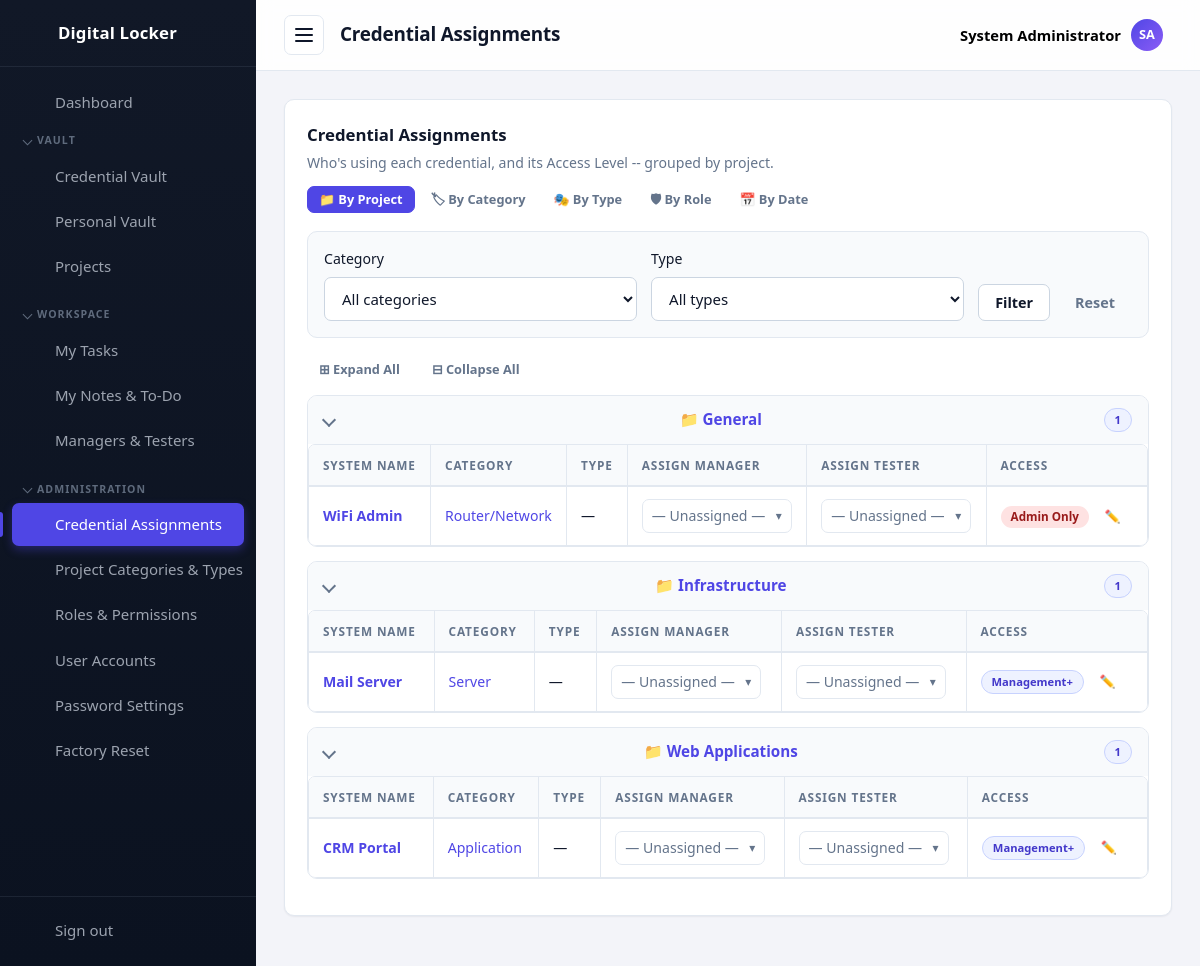
The app's page /passwords/assignments.php (signed in) with its own data.
### tables this page shows
CREATE TABLE settings (
  id          INT UNSIGNED AUTO_INCREMENT PRIMARY KEY,
  setting_key VARCHAR(60) NOT NULL UNIQUE,
  setting_value TEXT NULL
);

CREATE TABLE users (
  id            INT UNSIGNED AUTO_INCREMENT PRIMARY KEY,
  username      VARCHAR(50)  NOT NULL UNIQUE,
  email         VARCHAR(120) NOT NULL UNIQUE,
  full_name     VARCHAR(120) NOT NULL DEFAULT '',
  password_hash VARCHAR(255) NOT NULL,
  is_active     TINYINT(1)   NOT NULL DEFAULT 1,
  last_login    DATETIME     NULL,
  created_at    TIMESTAMP DEFAULT CURRENT_TIMESTAMP
);

CREATE TABLE passwords (
  id            INT UNSIGNED AUTO_INCREMENT PRIMARY KEY,
  title         VARCHAR(150) NOT NULL,
  category      VARCHAR(60)  NOT NULL DEFAULT '',
  username      VARCHAR(120) NOT NULL DEFAULT '',
  email         VARCHAR(120) NOT NULL DEFAULT '',
  phone         VARCHAR(40)  NOT NULL DEFAULT '',
  encrypted     TEXT         NOT NULL,
  url           VARCHAR(255) NOT NULL DEFAULT '',
  notes         TEXT,
  extra_info    TEXT,
  project_id    INT UNSIGNED NULL,
  assigned_to   INT UNSIGNED NULL,
  created_by    INT UNSIGNED NULL,
  created_at    TIMESTAMP DEFAULT CURRENT_TIMESTAMP,
  updated_at    TIMESTAMP DEFAULT CURRENT_TIMESTAMP ON UPDATE CURRENT_TIMESTAMP,
  CONSTRAINT fk_p_project  FOREIGN KEY (project_id)  REFERENCES projects(id) ON DELETE SET NULL,
  CONSTRAINT fk_p_assigned FOREIGN KEY (assigned_to) REFERENCES users(id)    ON DELETE SET NULL,
  CONSTRAINT fk_p_creator  FOREIGN KEY (created_by)  REFERENCES users(id)    ON DELETE SET NULL
);

CREATE TABLE projects (
  id          INT UNSIGNED AUTO_INCREMENT PRIMARY KEY,
  name        VARCHAR(100) NOT NULL UNIQUE,
  category    VARCHAR(60)  NOT NULL DEFAULT '',
  type        VARCHAR(60)  NOT NULL DEFAULT '',
  role        VARCHAR(80)  NOT NULL DEFAULT '',
  description VARCHAR(255) NOT NULL DEFAULT '',
  created_at  TIMESTAMP DEFAULT CURRENT_TIMESTAMP
);

### passwords/assignments.php (the view, shortened to what the rows shown need)
<?php
require_once __DIR__ . '/../includes/init.php';
$isAdmin = isAdministrator();
$pageTitle = 'Credential Assignments';
$managerUsers = [];
$testerUsers = [];
foreach (usersGroupedByRole() as $ug) {
    if ($ug['label'] === 'Managers') {
        $managerUsers = $ug['users'];
    } elseif ($ug['label'] === 'Testers') {
        $testerUsers = $ug['users'];
    }
}
$returnTo = BASE_URL . '/passwords/assignments.php';
$groupBy = in_array($_GET['group'] ?? '', ['category', 'type', 'role', 'date'], true) ? $_GET['group'] : 'project';
$filterCategory = trim($_GET['category'] ?? '');
$filterType     = trim($_GET['type'] ?? '');
$sql = 'SELECT p.id, p.title, p.category, p.project_id, p.created_at, pr.name AS project_name,
               GROUP_CONCAT(DISTINCT r.id, ":", r.name ORDER BY r.name SEPARATOR "||") AS role_pairs
          FROM passwords p
          LEFT JOIN projects pr ON pr.id = p.project_id
          LEFT JOIN password_roles pr2 ON pr2.password_id = p.id
          LEFT JOIN roles r ON r.id = pr2.role_id
         WHERE 1=1';
$params = [];
$sql .= ' GROUP BY p.id ORDER BY p.title ASC';
$stmt = $db->prepare($sql);
$stmt->execute($params);
$rows = $stmt->fetchAll();
$assigneesByPassword = [];
function assignmentGroupKeysFor(array $row, string $groupBy): array
{
    switch ($groupBy) {
        default:
            return [[$row['project_id'] ?: 0, $row['project_name'] ?: 'No project', '📁']];
    }
}
$groups = [];
foreach ($rows as $row) {
    foreach (assignmentGroupKeysFor($row, $groupBy) as [$key, $label, $icon]) {
        if (!isset($groups[$key])) {
            $groups[$key] = [
                'label'      => $label,
                'icon'       => $icon,
                'project_id' => $groupBy === 'project' ? $row['project_id'] : null,
                'rows'       => [],
            ];
        }
        $groups[$key]['rows'][] = $row;
    }
}
function renderAssigneeCell(int $passwordId, string $kind, array $candidates, array $current, bool $editable, string $returnTo): string
{
    $names = $current
        ? implode(', ', array_map(static fn ($c) => e($c['name']), $current))
        : '<span class="muted">— Unassigned —</span>';
    $currentIds = array_column($current, 'id');
    $html = '<details class="assignee-picker">'
          . '<summary class="assignee-picker__summary">' . $names . ' <span class="assignee-picker__caret">▾</span></summary>'
          . '<form method="post" action="update_assigned.php" class="assignee-picker__panel">'
          . csrf_field()
          . '<input type="hidden" name="id" value="' . $passwordId . '">'
          . '<input type="hidden" name="kind" value="' . e($kind) . '">'
          . '<input type="hidden" name="return_to" value="' . e($returnTo) . '">';
    foreach ($candidates as $u) {
        $uid = (int) $u['id'];
        $checked = in_array($uid, $currentIds, true) ? ' checked' : '';
        $html .= '<label class="assignee-picker__option"><input type="checkbox" name="user_ids[]" value="' . $uid . '"' . $checked . '> '
               . e($u['full_name'] ?: $u['username']) . '</label>';
    }
    $html .= '<button type="submit" class="btn btn--small">Save</button></form></details>';
    return $html;
}
require __DIR__ . '/../includes/header.php';
?>
<div class="card">
    <div class="card__header card__header--stack">
        <div>
            <h2 class="card__title">Credential Assignments</h2>
        </div>
    </div>
    <?php if (!$rows): ?>
        <p class="muted"><?= ($filterCategory !== '' || $filterType !== '') ? 'No credentials match your filters.' : 'No credentials yet.' ?></p>
    <?php else: ?>
        <?php foreach ($groups as $group): ?>
            <details class="vault-group" open>
                <summary class="vault-group__summary">
                    <span><?= e($group['icon']) ?> <?= $group['project_id'] ? '<a href="' . BASE_URL . '/projects/view.php?id=' . (int) $group['project_id'] . '">' . e($group['label']) . '</a>' : e($group['label']) ?></span>
                    <span class="badge badge--role"><?= count($group['rows']) ?></span>
                </summary>
                <div class="table-wrap">
                <table class="table">
                    <thead>
                        <tr>
                            <th>System Name</th>
                            <th><?= $groupBy === 'category' ? 'Project' : 'Category' ?></th>
                            <th>Type</th>
                            <th>Assign Manager</th>
                            <th>Assign Tester</th>
                            <th>Access</th>
                        </tr>
                    </thead>
                    <tbody>
                    <?php foreach ($group['rows'] as $row): ?>
                        <?php
                        $pid = (int) $row['id'];
                        $loginType = extractLoginRole($row['title']);
                        $hasLoginType = $loginType !== $row['title'];
                        $currentManagers = $assigneesByPassword[$pid]['manager'] ?? [];
                        $currentTesters  = $assigneesByPassword[$pid]['tester'] ?? [];
                        ?>
                        <tr>
                            <td><strong><a href="view.php?id=<?= $pid ?>"><?= e($row['title']) ?></a></strong></td>
                            <?php if ($groupBy === 'category'): ?>
                                <td><?= $row['project_id'] ? '<a href="' . BASE_URL . '/projects/view.php?id=' . (int) $row['project_id'] . '">' . e($row['project_name']) . '</a>' : '—' ?></td>
                            <?php else: ?>
                                <td><?= $row['category'] ? '<a href="index.php?category=' . urlencode($row['category']) . '">' . e($row['category']) . '</a>' : '—' ?></td>
                            <?php endif; ?>
                            <td><?= $hasLoginType ? '<span class="badge badge--role">' . e($loginType) . '</span>' : '—' ?></td>
                            <td><?= renderAssigneeCell($pid, 'manager', $managerUsers, $currentManagers, $isAdmin, $returnTo) ?></td>
                            <td><?= renderAssigneeCell($pid, 'tester', $testerUsers, $currentTesters, true, $returnTo) ?></td>
                            <td>
                                <?php if ($row['role_pairs']): ?>
                                    <?php foreach (explode('||', $row['role_pairs']) as $pair): ?>
                                        <?php [, $roleName] = explode(':', $pair, 2); ?>
                                        <span class="badge <?= $roleName === 'Administrator' ? 'badge--danger' : 'badge--role' ?>"><?= e(accessLabel($roleName)) ?></span>
                                    <?php endforeach; ?>
                                <?php else: ?>
                                    <span class="badge badge--success">All Staff</span>
                                <?php endif; ?>
                                <a class="btn btn--small btn--ghost" href="edit.php?id=<?= $pid ?>" title="Change Access Level">✏️</a>
                            </td>
                        </tr>
                    <?php endforeach; ?>
                    </tbody>
                </table>
                </div>
            </details>
        <?php endforeach; ?>
    <?php endif; ?>
</div>
<?php require __DIR__ . '/../includes/footer.php'; ?>

### includes/header.php (shortened to what the rows shown need)
<?php
require_once __DIR__ . '/init.php';
$currentUser = currentUser();
function navIcon(string $name): string
{
    $icons = [
        'dashboard' => '<path d="M3 3h8v8H3zM13 3h8v5h-8zM13 12h8v9h-8zM3 15h8v6H3z"/>',
        'passwords' => '<circle cx="8" cy="15" r="4"/><path d="M10.8 12.2L21 2M18 5l3 3M15.5 7.5l2 2"/>',
        'personal'  => '<circle cx="12" cy="8" r="4"/><path d="M4 21c0-4.4 3.6-7 8-7s8 2.6 8 7"/>',
        'export'    => '<path d="M12 3v12M8 11l4 4 4-4M4 17v3h16v-3"/>',
        'projects'  => '<path d="M3 7a2 2 0 0 1 2-2h4l2 2h8a2 2 0 0 1 2 2v9a2 2 0 0 1-2 2H5a2 2 0 0 1-2-2z"/>',
        'tasks'     => '<path d="M9 5H7a2 2 0 0 0-2 2v12a2 2 0 0 0 2 2h10a2 2 0 0 0 2-2V7a2 2 0 0 0-2-2h-2"/><rect x="9" y="3" width="6" height="4" rx="1"/><path d="M9 12l2 2 4-4"/>',
        'notes'     => '<path d="M6 3h9l5 5v13a1 1 0 0 1-1 1H6a1 1 0 0 1-1-1V4a1 1 0 0 1 1-1z"/><path d="M15 3v5h5M8 13h8M8 17h5"/>',
        'team'      => '<circle cx="9" cy="8" r="3.5"/><path d="M2.5 20c0-3.5 3-5.5 6.5-5.5s6.5 2 6.5 5.5M16 4.5a3.5 3.5 0 0 1 0 7M17.5 14.5c2.5.6 4 2.3 4 5.5"/>',
        'categories' => '<path d="M4 4h7v7H4zM13 4h7v7h-7zM4 13h7v7H4zM13 13h7v7h-7z"/>',
        'assignments' => '<circle cx="9" cy="7" r="4"/><path d="M2.5 21c0-4 3-6.5 6.5-6.5s6.5 2.5 6.5 6.5"/><path d="M17 8l2 2 4-4"/>',
        'roles'     => '<path d="M12 3l8 3v6c0 4.5-3.2 7.6-8 9-4.8-1.4-8-4.5-8-9V6z"/><path d="M9 12l2 2 4-4"/>',
        'users'     => '<circle cx="9" cy="8" r="3.5"/><path d="M2.5 20c0-3.5 3-5.5 6.5-5.5s6.5 2 6.5 5.5M16 4.5a3.5 3.5 0 0 1 0 7M17.5 14.5c2.5.6 4 2.3 4 5.5"/>',
        'settings'  => '<path d="M4 7h10M18 7h2M4 17h2M10 17h10"/><circle cx="16" cy="7" r="2.5"/><circle cx="8" cy="17" r="2.5"/>',
        'reset'     => '<path d="M3 12a9 9 0 1 1 3 6.7"/><path d="M3 21v-5h5"/>',
        'logout'    => '<path d="M14 4H5v16h9M10 12h11M18 8l4 4-4 4"/>',
        'lock'      => '<rect x="5" y="11" width="14" height="10" rx="2"/><path d="M8 11V8a4 4 0 0 1 8 0v3M12 15v3"/>',
    ];
    return '<svg class="icon" width="24" height="24" viewBox="0 0 24 24" fill="none" stroke="currentColor" stroke-width="2" stroke-linecap="round" stroke-linejoin="round" aria-hidden="true">' . ($icons[$name] ?? '') . '</svg>';
}
?>
<!DOCTYPE html>
<html lang="en">
<head>
    <title><?= e(pageTitle($pageTitle)) ?></title>
    <link rel="stylesheet" href="<?= e(assetUrl('/assets/css/style.css')) ?>">
</head>
<body data-autolock="<?= (int) setting('auto_lock_minutes', '0') ?>" data-confirm-reveal="<?= (int) setting('require_confirm_reveal', '0') ?>" data-lock-url="<?= e(BASE_URL . '/lock.php') ?>">
<div class="layout">
    <aside class="sidebar" id="sidebar">
        <a class="sidebar__brand" href="<?= BASE_URL ?>/dashboard.php" aria-label="<?= e(appName()) ?>">
            <?= navIcon('lock') ?>
            <span class="sidebar__brand-text"><?= e(appName()) ?></span>
        </a>
    </aside>
    <div class="main">
        <header class="topbar">
            <h1 class="topbar__title"><?= e($pageTitle) ?></h1>
            <div class="topbar__user" id="user-menu">
                <button type="button" class="topbar__user-btn" id="user-menu-toggle" aria-haspopup="true" aria-expanded="false">
                    <span class="topbar__user-name"><?= e($currentUser['full_name'] ?: $currentUser['username']) ?></span>
                    <span class="topbar__avatar"><?= e(initials($currentUser['full_name'] ?: $currentUser['username'])) ?></span>
                </button>
            </div>
        </header>
        <main class="content">

### records on screen
settings: setting_value "Digital Locker"
users: full_name "System Administrator", full_name "SA"
passwords: icon "📁", project.name "General", count($group['rows']) "1", title "WiFi Admin", category "Router/Network", roleName "Admin Only"
passwords: icon "📁", project.name "Infrastructure", count($group['rows']) "1", title "Mail Server", category "Server", roleName "Management+"
passwords: icon "📁", project.name "Web Applications", count($group['rows']) "1", title "CRM Portal", category "Application", roleName "Management+"

### other values on screen
$navGroup['label'] "VAULT"
$navItem['label'] "Credential Vault"
$navItem['label'] "Personal Vault"
$navItem['label'] "Projects"
$navGroup['label'] "WORKSPACE"
$navItem['label'] "My Tasks"
$navItem['label'] "My Notes & To-Do"
$navItem['label'] "Managers & Testers"
$navGroup['label'] "ADMINISTRATION"
$navItem['label'] "Credential Assignments"
$navItem['label'] "Project Categories & Types"
$navItem['label'] "Roles & Permissions"
$navItem['label'] "User Accounts"
$navItem['label'] "Password Settings"
$navItem['label'] "Factory Reset"
